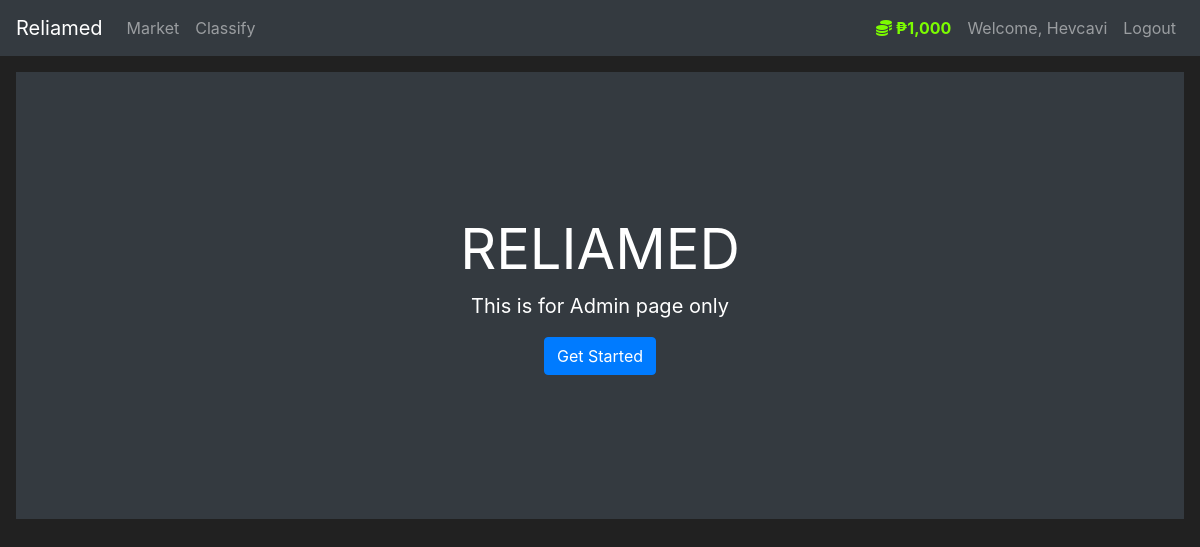
The app's page /admin-main (signed in), older data.
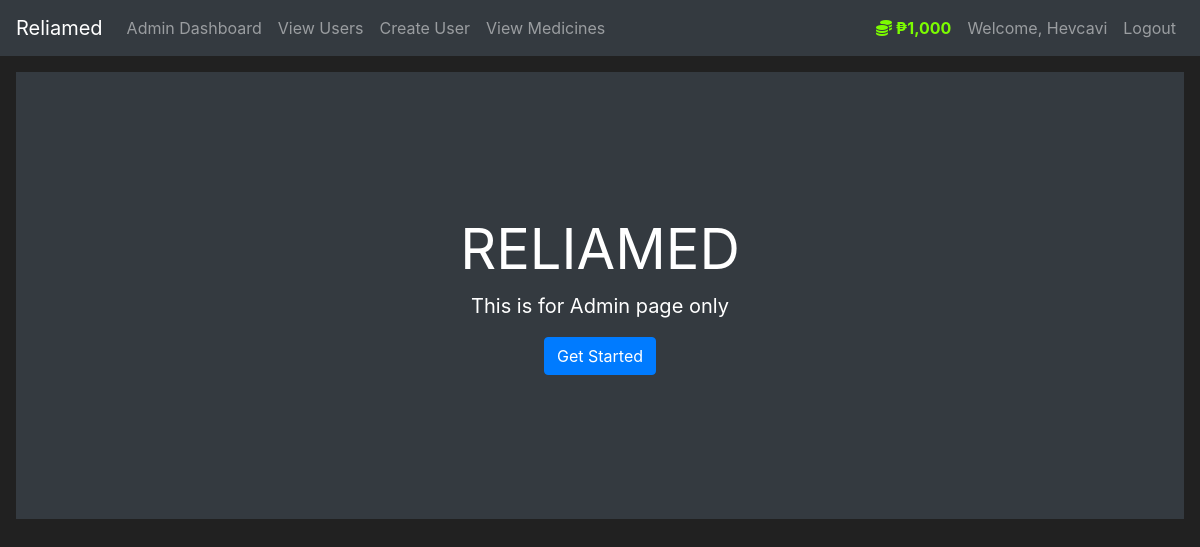
The same page, newer data.
### reliamed/routes.py (the view)
@app.route('/admin-main', methods=['GET', 'POST'])
def admin_main():
    return render_template('admin/adminhome.html')

### reliamed/models.py (called while the page is built)
@login_manager.user_loader
def load_user(user_id):
    return User.query.get(int(user_id))

    @property
    def prettier_budget(self):
        if len(str(self.budget)) >= 4:
            return f'₱{str(self.budget)[:-3]},{str(self.budget)[-3:]}'
        else:
            return f"₱{self.budget}"

### reliamed/templates/admin/adminhome.html (shortened to what this page needs)
{% extends 'base.html' %}
{% block content %}
<div class="position-relative overflow-hidden p-3 p-md-5 m-md-3 text-center bg-dark" style="color:white">
    <div class="col-md-5 p-lg-5 mx-auto my-5">
        <h1 class="display-4 font-weight-normal">RELIAMED</h1>
        <p class="lead font-weight-normal">This is for Admin page only</p>
        <a class="btn btn-primary" href="{{ url_for('admin_login_page') }}">Get Started</a>
    </div>
</div>
{% endblock %}

### reliamed/templates/base.html (shortened to what this page needs)
<!doctype html>
<html lang="en">
   <head>
      <link rel="stylesheet" href="https://cdn.jsdelivr.net/npm/bootstrap@4.5.3/dist/css/bootstrap.min.css">
   </head>
   <body>
    <nav class="navbar navbar-expand-md navbar-dark bg-dark">
      <a class="navbar-brand" href="#">Reliamed</a>
      <div class="collapse navbar-collapse" id="navbarNav">
        <ul class="navbar-nav mr-auto">
            {% if current_user.is_authenticated and current_user.is_admin %}
            <li class="nav-item">
                <a class="nav-link" href="{{ url_for('admin_home') }}">Admin Dashboard</a>
            </li>
            <li class="nav-item">
                <a class="nav-link" href="{{ url_for('view_users') }}">View Users</a>
            </li>
            <li class="nav-item">
                <a class="nav-link" href="{{ url_for('create_user') }}">Create User</a>
            </li>
            <li class="nav-item">
                <a class="nav-link" href="{{ url_for('view_medicines') }}">View Medicines</a>
            </li>
            {% elif current_user.is_authenticated %}
            <li class="nav-item">
                <a class="nav-link" href="{{ url_for('market_page') }}">Market</a>
            </li>
            <li class="nav-item">
                <a class="nav-link" href="{{ url_for('predict') }}">Classify</a>
            </li>
            {% endif %}
        </ul>
          {% if current_user.is_authenticated %}
            <ul class="navbar-nav">
                <li class="nav-item">
                    <a class="nav-link" style="color: lawngreen; font-weight: bold">
                        <i class="fas fa-coins"></i>
                        {{ current_user.prettier_budget }}
                    </a>
                </li>
                <li class="nav-item">
                    <a class="nav-link">Welcome, {{ current_user.username }}</a>
                </li>
                <li class="nav-item">
                    <a class="nav-link" href="{{ url_for('logout_page') }}">Logout</a>
                </li>
            </ul>
          {% endif %}
      </div>
    </nav>
      {% block content %}
      {% endblock %}
   </body>
</html>

Row changes from the older to the newer data that the page shows:
changed User "Hevcavi": is_admin False → True (drawn)
Text that changed along with them:
text no longer shown: "Market Classify"
text now shown: "Admin Dashboard View Users Create User View Medicines"
